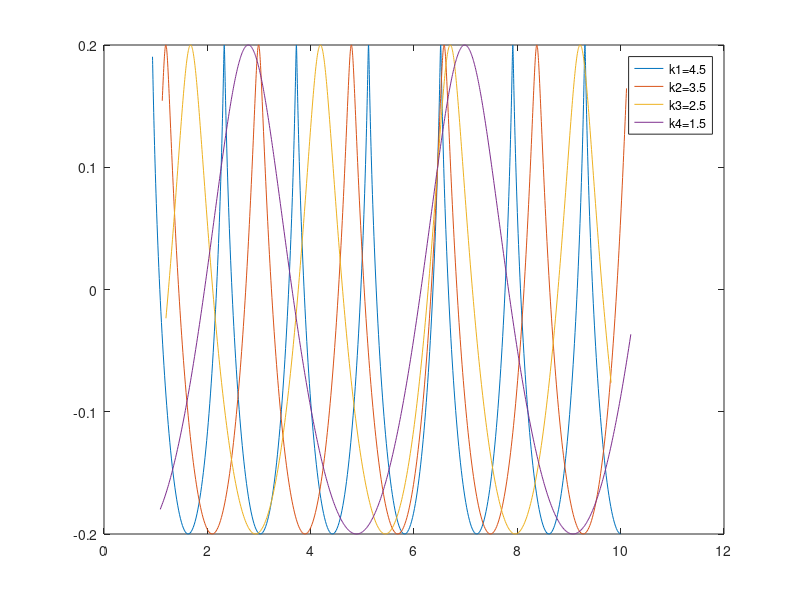
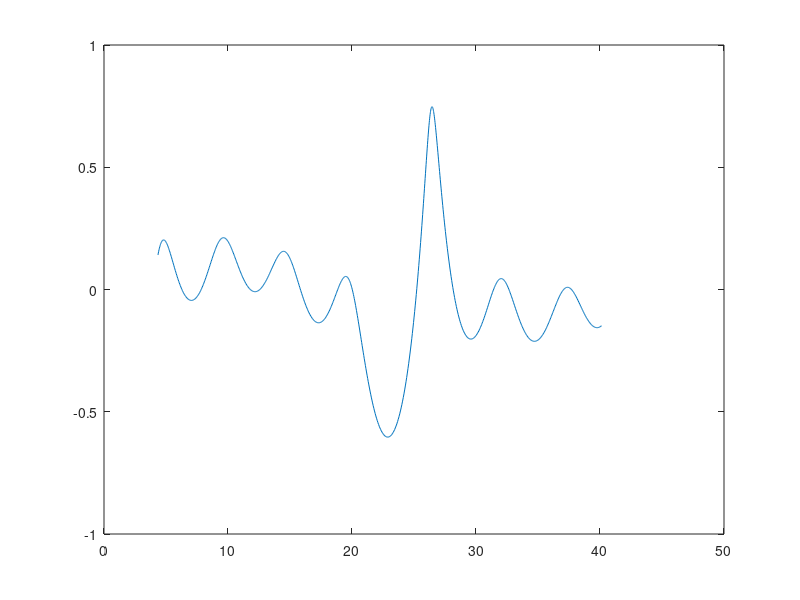

These figures' MATLAB source, in order:
%Gerstner-Rankine Model
%the analyze of 2D x-z
clear;
clc;
k1=4.5;
k2=3.5;
k3=2.5;
k4=1.5;
r=0.2;
w=pi/3;
t=1;
z0=0;
x0=[1:0.01:10];
for i=1:length(x0)  
    z1(1,i)=z0-r*cos(k1*x0(1,i)-w*t);
    z2(1,i)=z0-r*cos(k2*x0(1,i)-w*t);
    z3(1,i)=z0-r*cos(k3*x0(1,i)-w*t);
    z4(1,i)=z0-r*cos(k4*x0(1,i)-w*t);
    
    x1(1,i)=x0(1,i)+r*sin(k1*x0(1,i)-w*t);
    x2(1,i)=x0(1,i)+r*sin(k2*x0(1,i)-w*t);
    x3(1,i)=x0(1,i)+r*sin(k3*x0(1,i)-w*t);
    x4(1,i)=x0(1,i)+r*sin(k4*x0(1,i)-w*t);
end
xx=x1+x2+x3+x4;
zz=z1+z2+z3+z4;
figure(1)
plot(x1,z1);hold on
plot(x2,z2);hold on
plot(x3,z3);hold on
plot(x4,z4);legend('k1=4.5','k2=3.5','k3=2.5','k4=1.5');
figure(2)
plot(xx,zz);